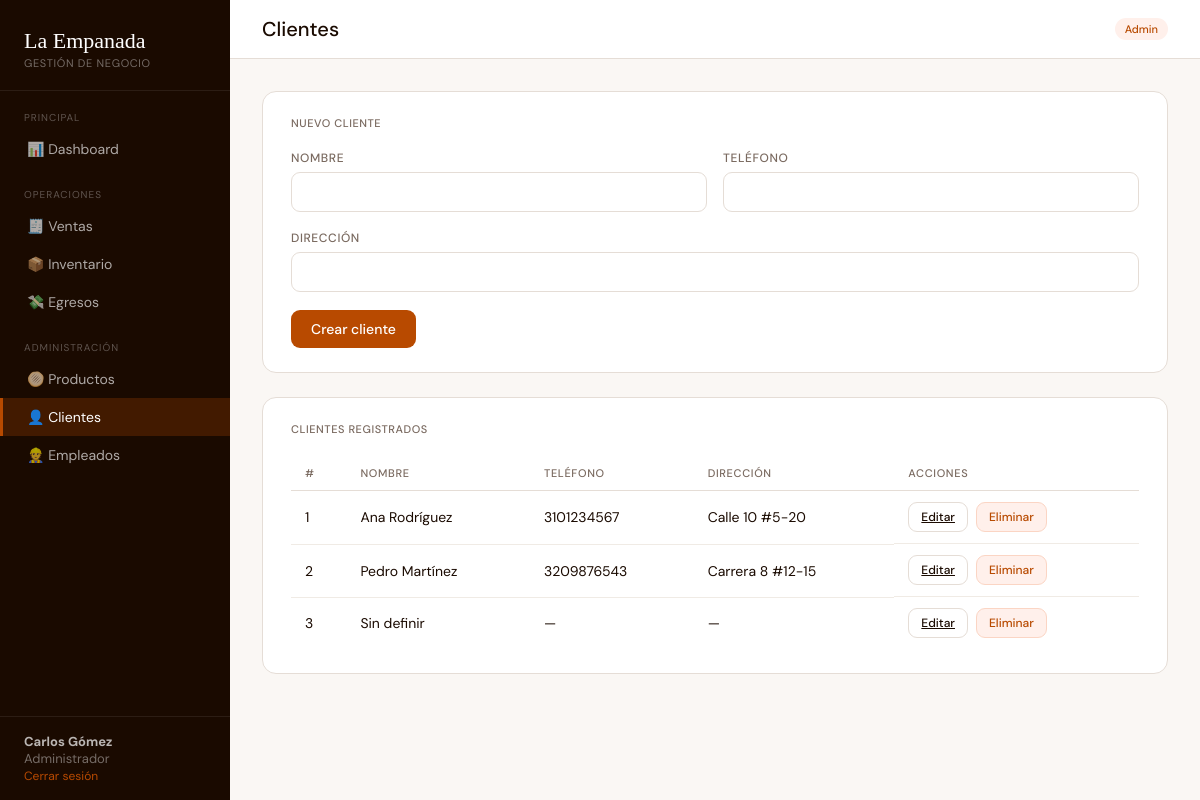
Screenshot of /empanadas/clientes.php (signed in) with the database file from the repository.
### tables this page shows
CREATE TABLE Cliente (
    id_cliente  INT AUTO_INCREMENT PRIMARY KEY,
    nombre      VARCHAR(150) NOT NULL,
    telefono    VARCHAR(20),
    direccion   VARCHAR(255)
);

### empanadas/clientes.php (the view, shortened to what this page needs)
<?php
require_once 'includes/db.php';
$pageTitle = 'Clientes';
$msg = ''; $tipo = ''; $editando = null;
$clientes = $pdo->query("SELECT * FROM Cliente ORDER BY nombre")->fetchAll();
require_once 'includes/header.php';
?>
<div class="card">
  <div class="card-title"><?= $editando ? 'Editar cliente' : 'Nuevo cliente' ?></div>
  <form method="POST">
    <div class="form-row">
      <div class="form-group">
        <label>Nombre</label>
        <input type="text" name="nombre" required value="<?= htmlspecialchars($editando['nombre'] ?? '') ?>">
      </div>
      <div class="form-group">
        <label>Teléfono</label>
        <input type="text" name="telefono" value="<?= htmlspecialchars($editando['telefono'] ?? '') ?>">
      </div>
    </div>
    <div class="form-group">
      <label>Dirección</label>
      <input type="text" name="direccion" value="<?= htmlspecialchars($editando['direccion'] ?? '') ?>">
    </div>
    <button class="btn btn-primary"><?= $editando ? 'Guardar' : 'Crear cliente' ?></button>
  </form>
</div>
<div class="card">
  <div class="card-title">Clientes registrados</div>
  <table>
    <thead><tr><th>#</th><th>Nombre</th><th>Teléfono</th><th>Dirección</th><th>Acciones</th></tr></thead>
    <tbody>
    <?php foreach ($clientes as $c): ?>
      <tr>
        <td><?= $c['id_cliente'] ?></td>
        <td><?= htmlspecialchars($c['nombre']) ?></td>
        <td><?= htmlspecialchars($c['telefono'] ?? '—') ?></td>
        <td><?= htmlspecialchars($c['direccion'] ?? '—') ?></td>
        <td style="display:flex;gap:8px">
          <a href="?editar=<?= $c['id_cliente'] ?>" class="btn btn-ghost btn-sm">Editar</a>
          <form method="POST" onsubmit="return confirm('¿Eliminar cliente?')">
            <button class="btn btn-danger btn-sm">Eliminar</button>
          </form>
        </td>
      </tr>
    <?php endforeach; ?>
    </tbody>
  </table>
</div>
<?php require_once 'includes/footer.php'; ?>

### empanadas/includes/header.php (shortened to what this page needs)
<?php
$rol = $_SESSION['rol'] ?? 'empleado';
$user = $_SESSION['usuario_nombre'] ?? '';
?>
<!DOCTYPE html>
<html lang="es">
<head>
</head>
<body>
<aside class="sidebar">
  <div class="sidebar-brand">
    La Empanada
    <span>Gestión de negocio</span>
  </div>
  <div class="nav-section">Principal</div>
  <a href="/empanadas/dashboard.php" class="nav-item <?= basename($_SERVER['PHP_SELF']) === 'dashboard.php' ? 'active' : '' ?>">
    📊 Dashboard
  </a>
  <div class="nav-section">Operaciones</div>
  <a href="/empanadas/ventas.php" class="nav-item <?= basename($_SERVER['PHP_SELF']) === 'ventas.php' ? 'active' : '' ?>">
    🧾 Ventas
  </a>
  <a href="/empanadas/inventario.php" class="nav-item <?= basename($_SERVER['PHP_SELF']) === 'inventario.php' ? 'active' : '' ?>">
    📦 Inventario
  </a>
  <a href="/empanadas/egresos.php" class="nav-item <?= basename($_SERVER['PHP_SELF']) === 'egresos.php' ? 'active' : '' ?>">
    💸 Egresos
  </a>
  <?php if ($rol === 'admin'): ?>
  <div class="nav-section">Administración</div>
  <a href="/empanadas/productos.php" class="nav-item <?= basename($_SERVER['PHP_SELF']) === 'productos.php' ? 'active' : '' ?>">
    🫓 Productos
  </a>
  <a href="/empanadas/clientes.php" class="nav-item <?= basename($_SERVER['PHP_SELF']) === 'clientes.php' ? 'active' : '' ?>">
    👤 Clientes
  </a>
  <a href="/empanadas/empleados.php" class="nav-item <?= basename($_SERVER['PHP_SELF']) === 'empleados.php' ? 'active' : '' ?>">
    👷 Empleados
  </a>
  <?php endif; ?>
  <div class="sidebar-footer">
    <strong><?= htmlspecialchars($user) ?></strong>
    <?= $rol === 'admin' ? 'Administrador' : 'Empleado' ?><br>
    <a href="/empanadas/logout.php">Cerrar sesión</a>
  </div>
</aside>
<div class="main">
  <div class="topbar">
    <span><?= htmlspecialchars($pageTitle ?? '') ?></span>
    <span class="role-badge"><?= $rol === 'admin' ? 'Admin' : 'Empleado' ?></span>
  </div>
  <div class="content">

### empanadas/includes/footer.php
  </div>
</div>
</body>
</html>

### rows the page displays
cliente: id_cliente "1", nombre "Ana Rodríguez", telefono "3101234567", direccion "Calle 10 #5-20"
cliente: id_cliente "2", nombre "Pedro Martínez", telefono "3209876543", direccion "Carrera 8 #12-15"
cliente: id_cliente "3", nombre "Sin definir", telefono "—", direccion "—"

### other values shown
$user "Carlos Gómez"
$pageTitle "Clientes"
